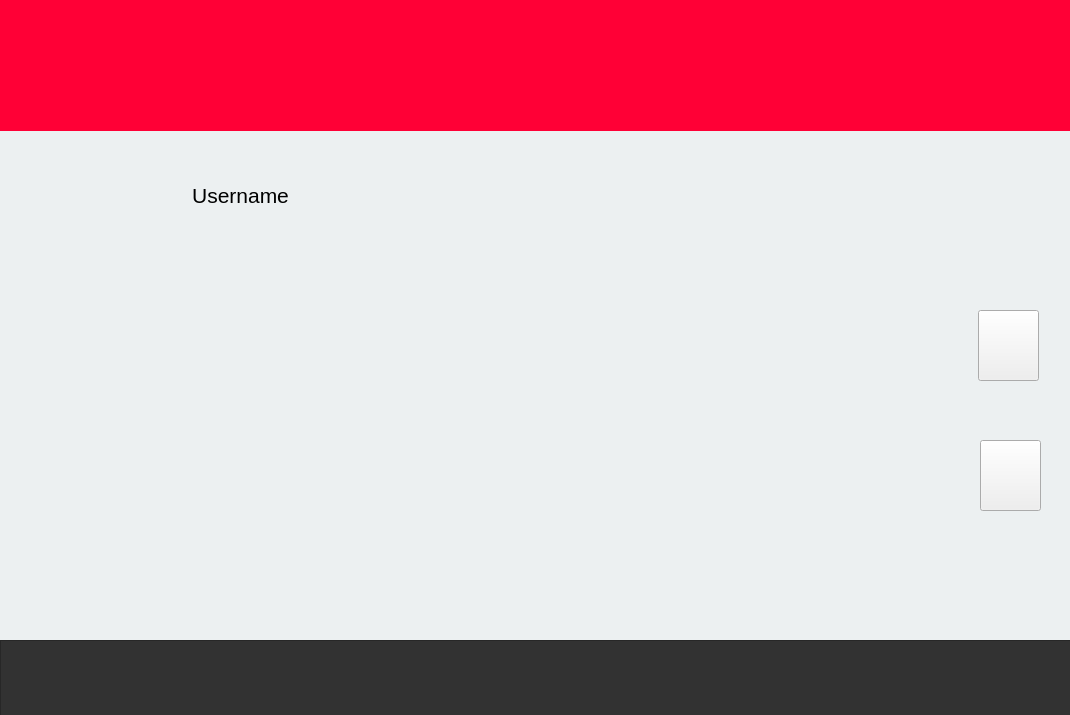
<?xml version="1.0" encoding="UTF-8"?>
<ui version="4.0">
 <class>HomePage</class>
 <widget class="QDialog" name="HomePage">
  <property name="geometry">
   <rect>
    <x>0</x>
    <y>0</y>
    <width>1070</width>
    <height>715</height>
   </rect>
  </property>
  <property name="sizePolicy">
   <sizepolicy hsizetype="Preferred" vsizetype="Preferred">
    <horstretch>0</horstretch>
    <verstretch>0</verstretch>
   </sizepolicy>
  </property>
  <property name="minimumSize">
   <size>
    <width>1070</width>
    <height>715</height>
   </size>
  </property>
  <property name="maximumSize">
   <size>
    <width>1070</width>
    <height>800</height>
   </size>
  </property>
  <property name="windowTitle">
   <string>Home</string>
  </property>
  <property name="styleSheet">
   <string notr="true">QDialog{
	background-color: rgb(236, 240, 241);
}</string>
  </property>
  <widget class="QLabel" name="label">
   <property name="geometry">
    <rect>
     <x>0</x>
     <y>0</y>
     <width>2001</width>
     <height>131</height>
    </rect>
   </property>
   <property name="styleSheet">
    <string notr="true">QLabel{
background-color:rgb(255,0,54);
}</string>
   </property>
   <property name="text">
    <string/>
   </property>
  </widget>
  <widget class="QLabel" name="label_2">
   <property name="geometry">
    <rect>
     <x>10</x>
     <y>0</y>
     <width>151</width>
     <height>131</height>
    </rect>
   </property>
   <property name="styleSheet">
    <string notr="true">QLabel{border-image: url(:/Final_Logo.png);
}</string>
   </property>
   <property name="text">
    <string/>
   </property>
  </widget>
  <widget class="QLabel" name="display_username">
   <property name="geometry">
    <rect>
     <x>170</x>
     <y>180</y>
     <width>141</width>
     <height>31</height>
    </rect>
   </property>
   <property name="styleSheet">
    <string notr="true">QLabel{
font: 18pt &quot;Ubuntu&quot;;
}</string>
   </property>
   <property name="text">
    <string>&lt;html&gt;&lt;head/&gt;&lt;body&gt;&lt;p align=&quot;center&quot;&gt;&lt;span style=&quot; font-size:16pt;&quot;&gt;Username&lt;/span&gt;&lt;/p&gt;&lt;/body&gt;&lt;/html&gt;</string>
   </property>
  </widget>
  <widget class="QLabel" name="display">
   <property name="geometry">
    <rect>
     <x>170</x>
     <y>230</y>
     <width>551</width>
     <height>331</height>
    </rect>
   </property>
   <property name="styleSheet">
    <string notr="true">QLabel{
}</string>
   </property>
   <property name="text">
    <string>&lt;html&gt;&lt;head/&gt;&lt;body&gt;&lt;p align=&quot;center&quot;&gt;&lt;br/&gt;&lt;/p&gt;&lt;/body&gt;&lt;/html&gt;</string>
   </property>
  </widget>
  <widget class="QFrame" name="frame">
   <property name="geometry">
    <rect>
     <x>0</x>
     <y>640</y>
     <width>2001</width>
     <height>81</height>
    </rect>
   </property>
   <property name="styleSheet">
    <string notr="true">QFrame{
background-color: rgb(50,50,50);
}</string>
   </property>
   <property name="frameShape">
    <enum>QFrame::StyledPanel</enum>
   </property>
   <property name="frameShadow">
    <enum>QFrame::Raised</enum>
   </property>
   <widget class="QPushButton" name="home">
    <property name="geometry">
     <rect>
      <x>190</x>
      <y>10</y>
      <width>61</width>
      <height>61</height>
     </rect>
    </property>
    <property name="styleSheet">
     <string notr="true">QPushButton{
	border-image: url(:/home.png);
border-radius:10px;
min-height:20px;
min-width:20px;
}</string>
    </property>
    <property name="text">
     <string/>
    </property>
   </widget>
   <widget class="QPushButton" name="search">
    <property name="geometry">
     <rect>
      <x>340</x>
      <y>16</y>
      <width>41</width>
      <height>51</height>
     </rect>
    </property>
    <property name="styleSheet">
     <string notr="true">QPushButton{
	border-image: url(:/search.png);
border-radius:10px;
min-height:20px;
min-width:20px;
}</string>
    </property>
    <property name="text">
     <string/>
    </property>
   </widget>
   <widget class="QPushButton" name="cloud">
    <property name="geometry">
     <rect>
      <x>480</x>
      <y>10</y>
      <width>61</width>
      <height>61</height>
     </rect>
    </property>
    <property name="styleSheet">
     <string notr="true">QPushButton{
border-radius:10px;
	border-image: url(:/cloud-computing.png);
min-height:20px;
min-width:20px;
}</string>
    </property>
    <property name="text">
     <string/>
    </property>
   </widget>
   <widget class="QPushButton" name="notification">
    <property name="geometry">
     <rect>
      <x>640</x>
      <y>16</y>
      <width>51</width>
      <height>51</height>
     </rect>
    </property>
    <property name="styleSheet">
     <string notr="true">QPushButton{
	border-image: url(:/notification.png);
border-radius:10px;
min-height:20px;
min-width:20px;
}</string>
    </property>
    <property name="text">
     <string/>
    </property>
   </widget>
   <widget class="QPushButton" name="user">
    <property name="geometry">
     <rect>
      <x>770</x>
      <y>14</y>
      <width>61</width>
      <height>51</height>
     </rect>
    </property>
    <property name="styleSheet">
     <string notr="true">QPushButton{
	border-image: url(:/man-user.png);
border-radius:10px;
min-height:20px;
min-width:20px;
}</string>
    </property>
    <property name="text">
     <string/>
    </property>
   </widget>
  </widget>
  <widget class="QPushButton" name="next_pic">
   <property name="geometry">
    <rect>
     <x>980</x>
     <y>440</y>
     <width>61</width>
     <height>71</height>
    </rect>
   </property>
   <property name="styleSheet">
    <string notr="true">QPushButton{
	border-image: url(:/down-arrow.png);
}</string>
   </property>
   <property name="text">
    <string/>
   </property>
  </widget>
  <widget class="QPushButton" name="prev_pic">
   <property name="enabled">
    <bool>true</bool>
   </property>
   <property name="geometry">
    <rect>
     <x>978</x>
     <y>310</y>
     <width>61</width>
     <height>71</height>
    </rect>
   </property>
   <property name="styleSheet">
    <string notr="true">QPushButton{
	border-image: url(:/up-arrow.png);
}</string>
   </property>
   <property name="text">
    <string/>
   </property>
  </widget>
  <zorder>frame</zorder>
  <zorder>label</zorder>
  <zorder>label_2</zorder>
  <zorder>display_username</zorder>
  <zorder>display</zorder>
  <zorder>next_pic</zorder>
  <zorder>prev_pic</zorder>
 </widget>
 <layoutdefault spacing="6" margin="11"/>
 <resources/>
 <connections/>
</ui>
